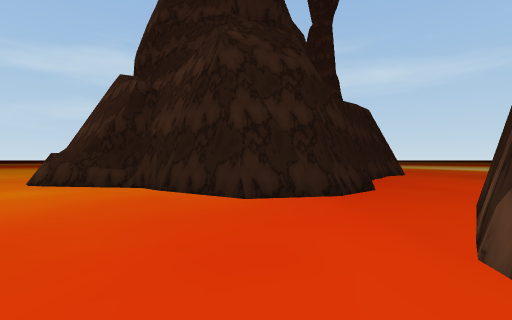
View 1 (above)

22 first-person views from a walk through a Unity game level. The camera is 1.5 m above the floor, looks level and sees 80° across. The floor is counted in squares, 2.4 m on a side. Each view is taken from the middle of a square. On the plan, view 1 faces up. The plan holds only what a view shows up to about 9 squares ahead; the rest is blank. The place goes on beyond the plan. The player is left out. Some animated figures are left out. Some surface patterns are stand-ins.

View 2
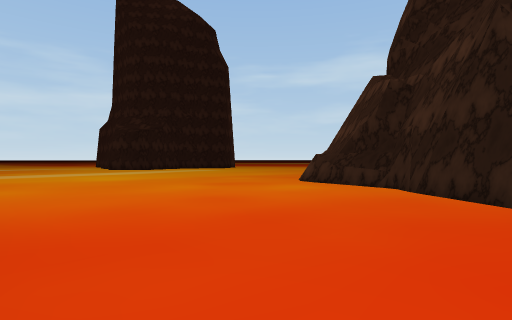

View 3
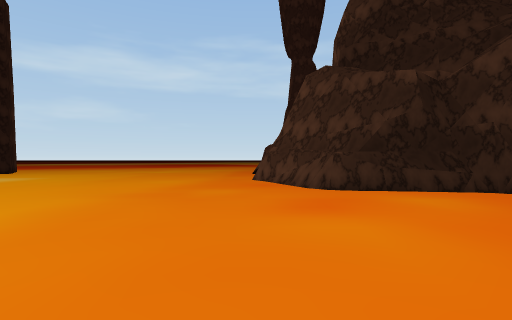

View 4
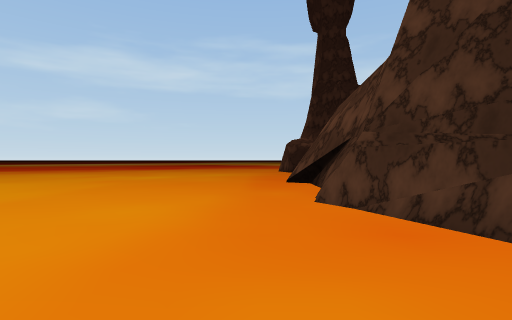

View 5
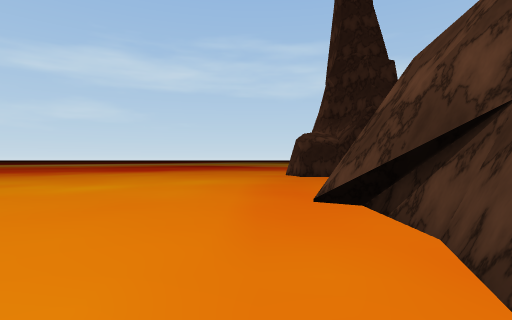

View 6
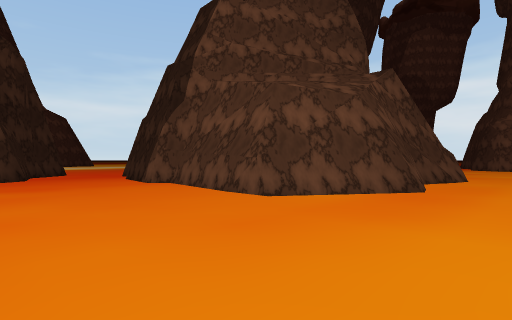

View 7
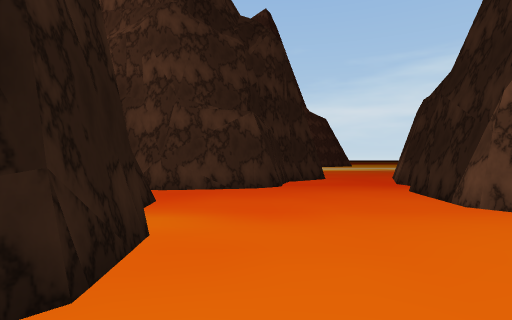

View 8
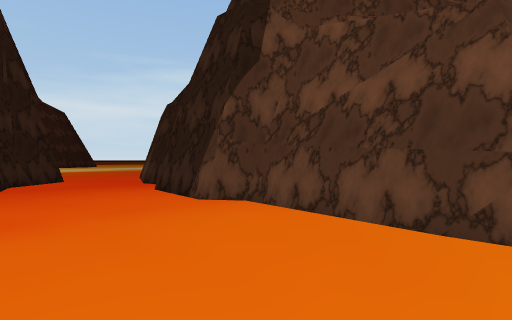

View 9
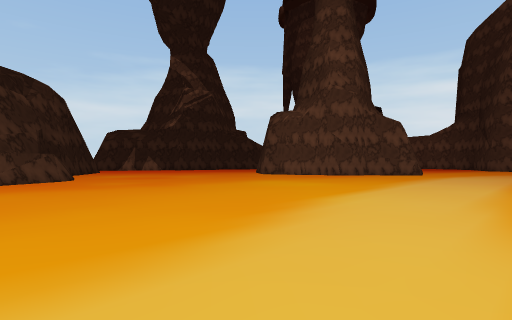

View 10
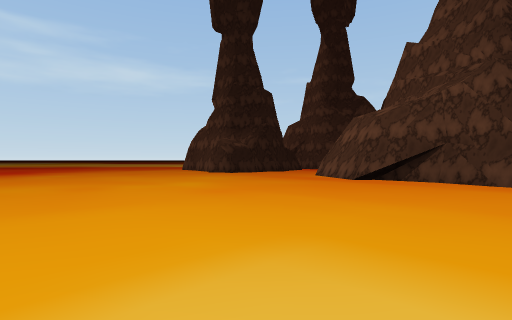

View 11
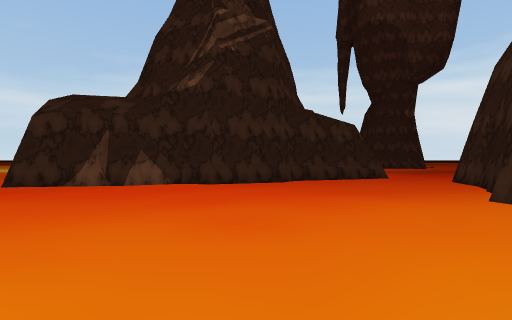

View 12
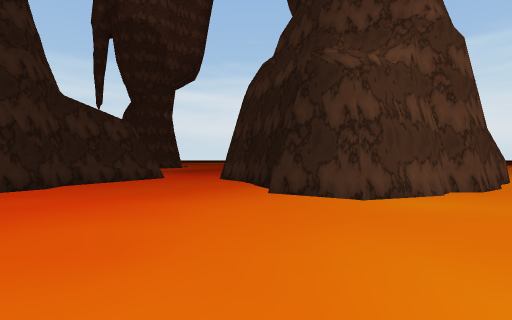

View 13
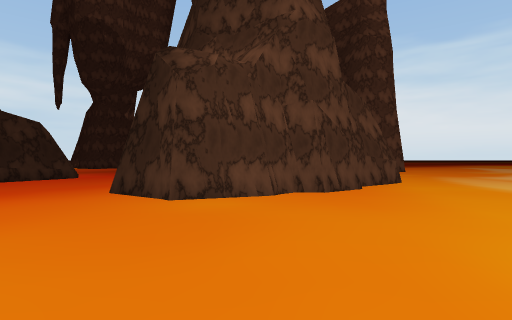

View 14
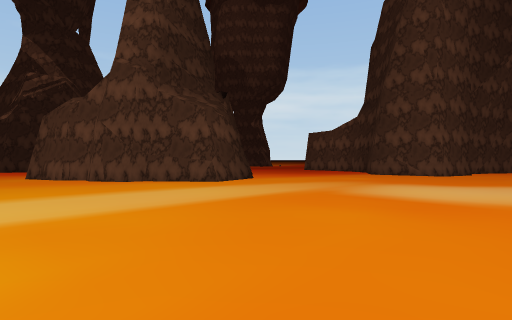

View 15
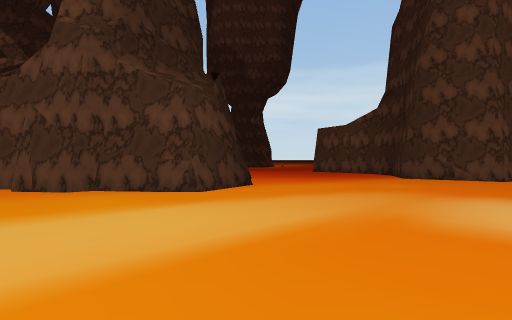

View 16
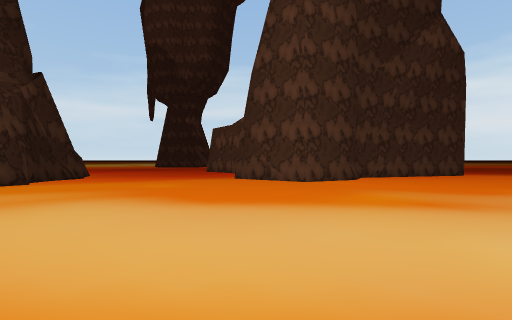

View 17
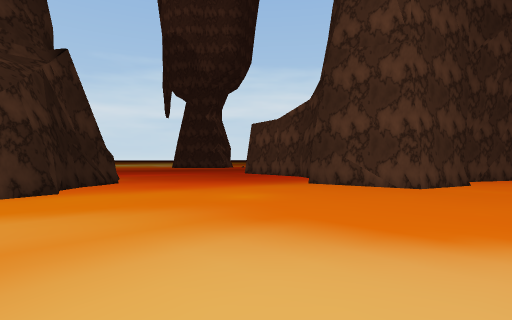

View 18
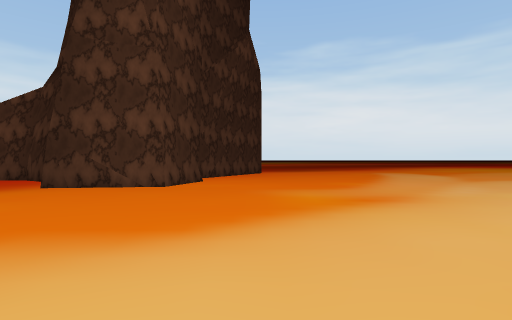

View 19
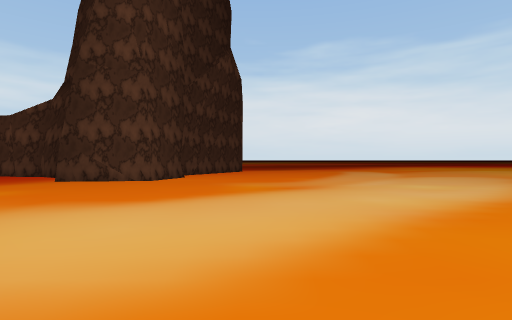

View 20
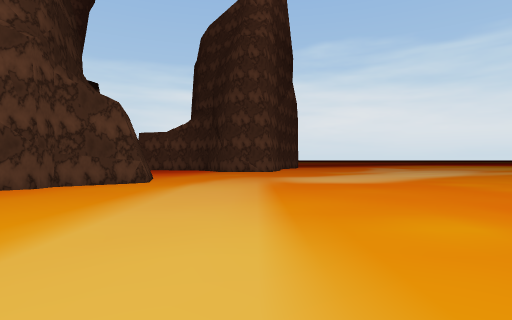

View 21
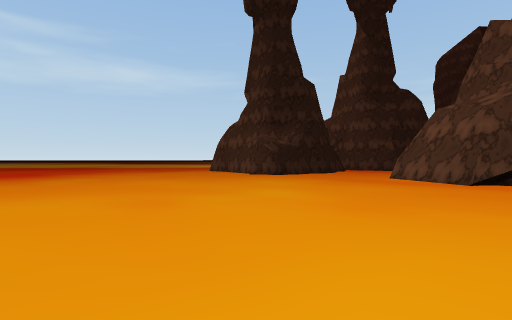

View 22
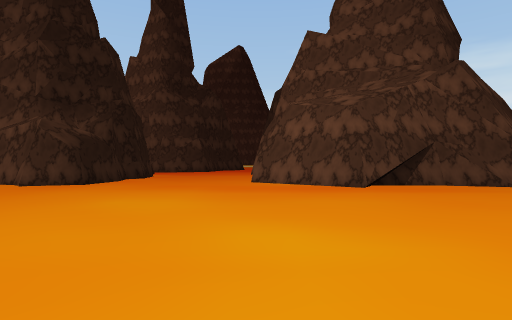

### Floor plan
Points are (right, up) in squares from view 1. A wall is a line through its corners. A room is listed if a view was taken in it or the views show most of it. See-through windows are left out.
Room 1 (views 1, 2, 3, 4, 5, 6, 7, 8, 9, 10, 11, 12, 13, 14, 15, 16, 17, 18, 19, 20, 21, 22)
walls: (-5.4, 7.4) (-5.7, 7.8) (-6.5, 9.7); (-5.4, 8) (-6.9, 10.5) (-6.5, 11.6); (-6.6, 10.6) (-6.4, 11.4); (-6.6, 11) (-6.6, 11.6); (-9.3, -0.9) (-8.7, -1) (-8.2, -0.5); (-8.3, -0.5) (-6.6, 0.2) (-6.3, -0.1); (-6.4, 11.3) (-6.4, 11.9); (-4.3, 7.4) (-5.4, 7.7) (-5.8, 8.7); (-10.3, -1.7) (-9.3, -0.9); (-6.5, 11.7) (-6.2, 12.4); (-6.5, 0) (-5.3, -0.8); (-10.3, -2.1) (-10.3, -1.7); (-6.4, 12.3) (-6.4, 14.1); (-6.5, 13.1) (-6.8, 14.5); (-2.7, 6.9) (-4.6, 7.3); (-11.9, -3.4) (-10.3, -2.1); (-2.6, 7) (-2.9, 7.4); (-6.7, 14) (-6.7, 14.5); (-2.1, 6.5) (-2.4, 6.9); (-5.4, -1.6) (-4.7, -3.9); (-6.6, 14.8) (-5, 17) (-2.5, 16.7); (-11.4, -5.3) (-11.9, -3.4) (-11.6, -3.1); (-10.9, -5.4) (-11.3, -5); (-4.9, -3.6) (-3.8, -5.1); (0.5, 5.4) (-0.3, 5.2); (-5.3, 17.1) (-4.3, 17.1); (1.3, 5.4) (-0.1, 5) (-2.3, 6.6); (1.4, 5.6) (0.8, 5.5); (-0.4, -2.8) (-0.2, -2.3); (-1.8, 16.6) (-1, 17.1) (1.2, 16.8); (-1.1, -4.1) (-0.4, -2.3) (-0.5, -1.6) (0.3, 0.2) (0.9, 0.5) (1.5, 1.8) (3.2, 4.2); (-4.9, 21.1) (-5.9, 21.3); (-2.5, 21) (-3.7, 20.9); (2.9, 16.2) (4, 15.8); (-16.4, -12.9) (-15.8, -11.1) (-13.2, -10.8); (1.9, 20) (1.5, 21.6); (3.7, 19.3) (2.1, 19.5) (1.7, 20.1); (3.9, 19.1) (3.4, 19.2); (5, 17.8) (3.9, 18.9)
low walls: (-7, 11) (-6.5, 12.5); (-6.9, 10.9) (-6.9, 11.4); (-6.6, 15.2) (-5.3, 17.1)
ways out: opening at (-12.4, -8); opening at (-2.5, -3.5); opening at (2, 5); opening at (4, 17)

Positions as (right, up) in squares from view 1, and headings:
1: (0, 0), facing up
2: (0, 0), facing up-left
3: (-7, 1), facing up
4: (-8, 6), facing up
5: (-8, 10), facing up
6: (-9, 21), facing down-right
7: (-5, 20), facing right
8: (-5, 20), facing down-right
9: (-16, 10), facing down-right
10: (-16, 10), facing up-right
11: (-6, 5), facing down-right
12: (-5, 5), facing down
13: (-8, 5), facing down
14: (-19, 2), facing down-right
15: (-17, 0), facing down-right
16: (-21, -4), facing down-right
17: (-18, -4), facing down-right
18: (-18, -4), facing down
19: (-19, -2), facing down
20: (-15, 5), facing down
21: (-16, 13), facing up-right
22: (-14, 17), facing right
